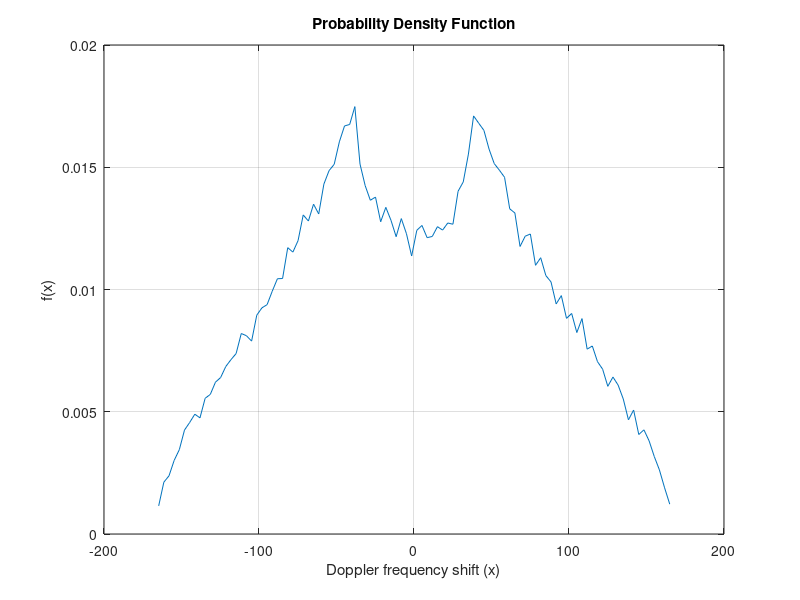
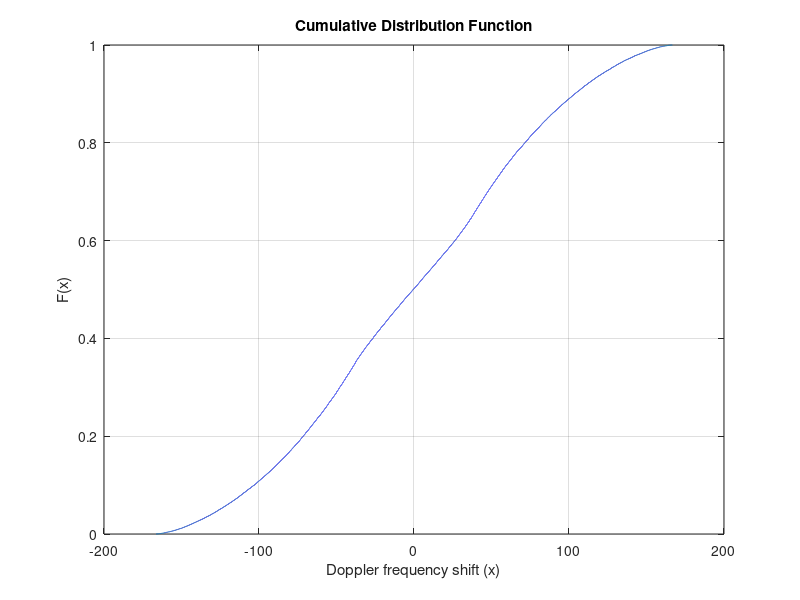

These charts were generated, in order, by the following MATLAB code:
clear; clc;

samples_number = 100000; intervals_number = 100;
fc = 2 * 10^9;
wavelength = 3 * 10^8 / fc;

doppler_frequency_shift = []

for i=1:samples_number
    doppler_frequency_shift(end+1) = (((20000/3600)+(70000/3600)*rand())/wavelength)*cos(-pi+2*pi*rand());
end

[y, x] = hist(doppler_frequency_shift, intervals_number);
figure(1);
plot(x, y./samples_number);
xlabel('Doppler frequency shift (x)'); ylabel('f(x)');
title('Probability Density Function');
grid on;
figure(2);
cdfplot(doppler_frequency_shift);
xlabel('Doppler frequency shift (x)');
title('Cumulative Distribution Function');
